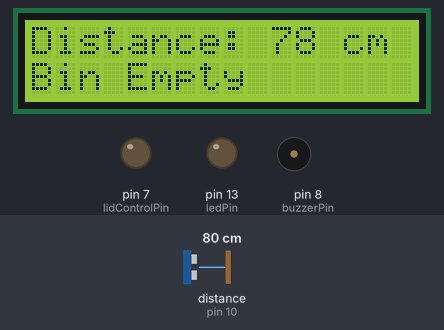
This sketch was run on a simulated Arduino Uno, built with avr-gcc and run on an emulated ATmega328P. On the bench: 16×2 character LCD, output pins drawn as LEDs (lit = HIGH), buzzer (waves = sounding, pin HIGH). Wiring (inferred from the names in the program): ultrasonic range finder: trigger pin 9; echo pin 10. The inputs (shaded band) are chosen by the test bench; at power-on: distance to the obstacle (sensor on pin 10) 80 cm. The echo pulse lasts 58.3 µs per cm; pins used as bus, display or sensor lines are not drawn.

Above: at 3.2 s.
3.3 s: distance to the obstacle (sensor on pin 10) set to 34 cm
At 5.1 s:
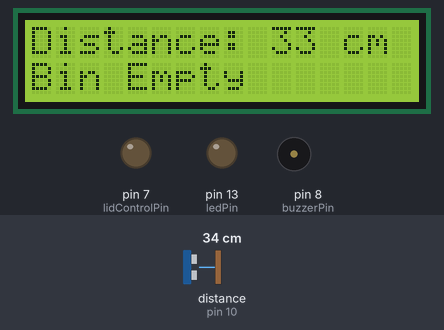
5.6 s: distance to the obstacle (sensor on pin 10) set to 28 cm
At 6.5 s:
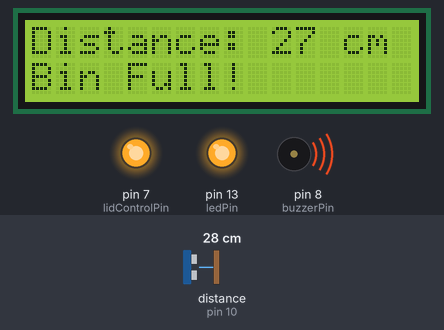
11.8 s: distance to the obstacle (sensor on pin 10) set to 2 cm
At 13.0 s:
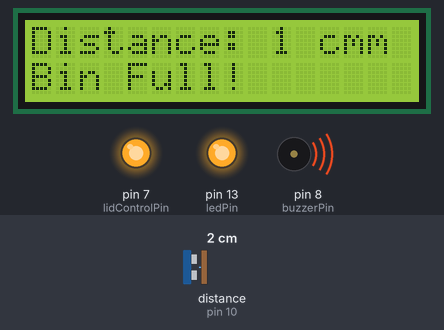
Timing chart, 0 to 23.8 s (numbered marks = the images above; inputs shaded):
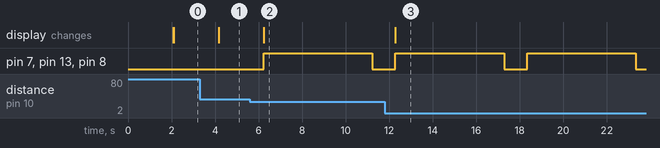

The sketch:

SmartBIN.ino
```cpp
#include <LiquidCrystal_I2C.h>
#include <SoftwareSerial.h>

const int trigPin = 9;
const int echoPin = 10;
const int lidControlPin = 7;
const int buzzerPin = 8;
const int ledPin = 13;

const int binFullThreshold = 30;
const int lidOpenDuration = 5000;

LiquidCrystal_I2C lcd(0x27, 16, 2);
SoftwareSerial btSerial(2, 3);

void setup() {
  pinMode(trigPin, OUTPUT);
  pinMode(echoPin, INPUT);
  pinMode(lidControlPin, OUTPUT);
  pinMode(buzzerPin, OUTPUT);
  pinMode(ledPin, OUTPUT);

  lcd.begin(16, 2);
  lcd.print("Smart Bin");
  delay(2000);
  lcd.clear();

  btSerial.begin(9600);
}

void loop() {
  long duration, distance;
  digitalWrite(trigPin, LOW);
  delayMicroseconds(2);
  digitalWrite(trigPin, HIGH);
  delayMicroseconds(10);
  digitalWrite(trigPin, LOW);
  duration = pulseIn(echoPin, HIGH);
  distance = duration * 0.034 / 2;

  lcd.setCursor(0, 0);
  lcd.print("Distance: ");
  lcd.print(distance);
  lcd.print(" cm");

  if (distance < binFullThreshold) {
    lcd.setCursor(0, 1);
    lcd.print("Bin Full!     ");

    digitalWrite(buzzerPin, HIGH);
    digitalWrite(lidControlPin, HIGH);
    digitalWrite(ledPin, HIGH);
    delay(lidOpenDuration);

    digitalWrite(lidControlPin, LOW);
    digitalWrite(buzzerPin, LOW);
    digitalWrite(ledPin, LOW);

    btSerial.println("Bin Full! Lid opened.");

  } else {
    lcd.setCursor(0, 1);
    lcd.print("Bin Empty     ");

    digitalWrite(lidControlPin, LOW);
    digitalWrite(buzzerPin, LOW);
    digitalWrite(ledPin, LOW);
  }

  delay(1000);
}
```

Measured:
- the behaviour switches between 31 and 30 cm on distance to the obstacle (sensor on pin 10) (found by bisection; images 1 and 2)
- after the input at 3.3 s, the display: changes after 0.87 s (image 1)
- after the input at 5.6 s, pin 7 (lidControlPin), pin 13 (ledPin), pin 8 (buzzerPin): LOW → HIGH after 0.63 s, → LOW 5.0 s later; the display: changes after 0.63 s (image 2)
- after the input at 11.8 s, the display: changes after 0.49 s (image 3)
